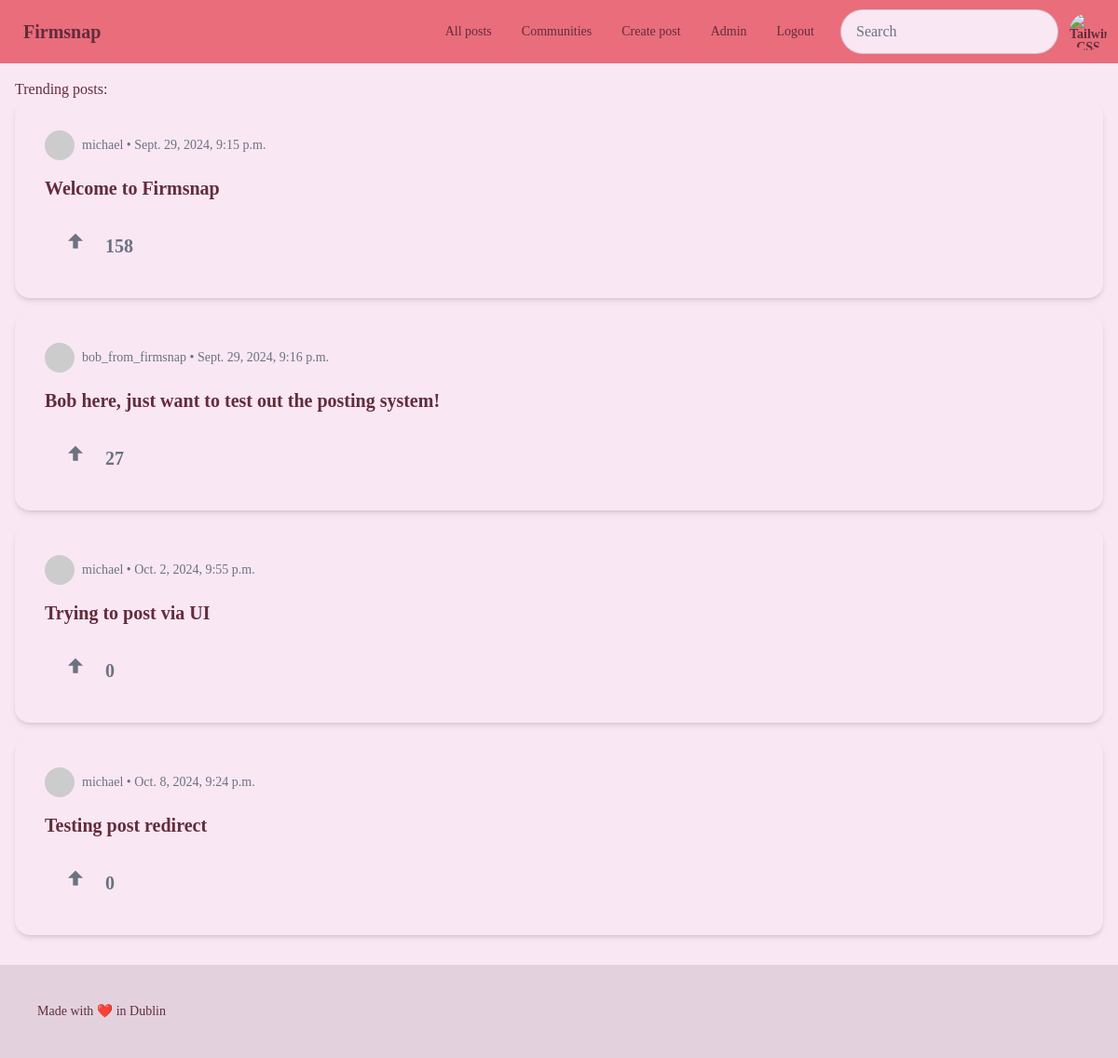
Page /app/all (signed in) on the committed database.
### app/models.py (models this page shows, shortened)
class Post(models.Model):
    organisation_id = models.ForeignKey(Organisation, on_delete=models.CASCADE)
    user_id = models.ForeignKey(User, on_delete=models.CASCADE)
    post_title = models.CharField(max_length=200, default="Untitled Post")
    post_text = models.TextField(max_length=2000)
    pub_date = models.DateTimeField(auto_now_add=True)
    votes = models.IntegerField(default=0)

class User(AbstractUser):
    organisation_id = models.ForeignKey(Organisation, on_delete=models.CASCADE, null=True, blank=True)
    is_org_admin = models.BooleanField(default=False)
    is_active = models.BooleanField(default=True)

### app/views.py (the view)
# urls.py: path("all", views.all_posts, name="all_posts"),
def all_posts(request):
    user = request.user
    if user.is_authenticated and user.organisation_id:
        organisation_id = user.organisation_id
        list_of_posts = Post.objects.filter(organisation_id=organisation_id)
        return render(request, "app/all_posts.html", {"list_of_posts": list_of_posts})
    else:
        return redirect('login')

### app/templates/app/all_posts.html
{% extends 'app/base.html' %}
{% block content %}
    <h2>Trending posts:</h2>
    {% if list_of_posts %}
        {% for post in list_of_posts %}
        <div class="card w-full bg-base-100 shadow-md mb-4">
            <div class="card-body">
                <div class="flex items-center mb-2">
                    <div class="avatar">
                        <div class="w-8 h-8 rounded-full">
                            <img src="https://i.pravatar.cc/150?img=3" alt="User Avatar" />
                        </div>
                    </div>
                    <span class="ml-2 text-sm text-gray-500">{{ post.user_id.username }} • {{ post.pub_date }}</span>
                </div>
                <h2 class="card-title">
                    <a href="{% url 'post_detail' post.id %}">{{ post.post_title }}</a>
                </h2>
                <div class="card-actions mt-4">
                    <div class="flex space-x-2">
                        <button class="btn btn-ghost text-gray-500 hover:text-green-500 flex items-center space-x-2">
                            <svg xmlns="http://www.w3.org/2000/svg" class="h-8 w-8 inline" fill="currentColor" viewBox="0 0 24 24">
                                <path d="M12 2l-6 6h4v6h4v-6h4z"/>
                            </svg>
                            <span class="text-xl font-bold">{{ post.votes }}</span>
                        </button>
                    </div>
                </div>
            </div>
        </div>
          {% endfor %}
    {% else %}
        <p>No posts found for this organization.</p>
    {% endif %}
{% endblock %}

### rows in the picture
Post: user_id.username "michael", pub_date "Sept. 29, 2024, 9:15 p.m.", post_title "Welcome to Firmsnap", votes "158"
Post: user_id.username "bob_from_firmsnap", pub_date "Sept. 29, 2024, 9:16 p.m.", post_title "Bob here, just want to test out the posting system!", votes "27"
Post: user_id.username "michael", pub_date "Oct. 2, 2024, 9:55 p.m.", post_title "Trying to post via UI", votes "0"
Post: user_id.username "michael", pub_date "Oct. 8, 2024, 9:24 p.m.", post_title "Testing post redirect", votes "0"
